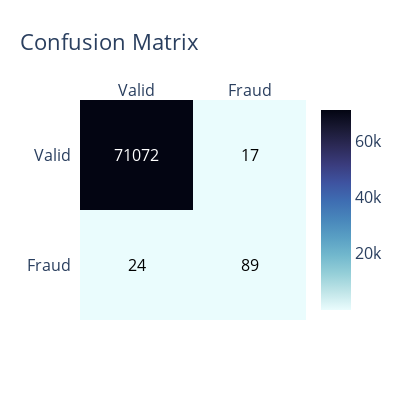

The code cell stored with this chart in its notebook:
### Code cell
graphs.plot_confusion_matrix(y_test, y_pred)

### Figure 1 — Plotly figure (JSON) as saved in the notebook; plotly's stock layout.template omitted (floating-point values rounded to 4 significant figures)
{"data": [{"colorscale": [[0, "rgb(3, 5, 18)"], [0.09091, "rgb(25, 25, 51)"], [0.1818, "rgb(44, 42, 87)"], [0.2727, "rgb(58, 60, 125)"], [0.3636, "rgb(62, 83, 160)"], [0.4545, "rgb(62, 109, 178)"], [0.5455, "rgb(72, 134, 187)"], [0.6364, "rgb(89, 159, 196)"], [0.7273, "rgb(114, 184, 205)"], [0.8182, "rgb(149, 207, 216)"], [0.9091, "rgb(192, 229, 232)"], [1, "rgb(234, 252, 253)"]], "reversescale": true, "showscale": true, "type": "heatmap", "x": ["Valid", "Fraud"], "y": ["Fraud", "Valid"], "z": [[24, 89], [71072, 17]]}], "layout": {"annotations": [{"font": {"color": "#000000"}, "showarrow": false, "text": "24", "x": "Valid", "xref": "x", "y": "Fraud", "yref": "y"}, {"font": {"color": "#000000"}, "showarrow": false, "text": "89", "x": "Fraud", "xref": "x", "y": "Fraud", "yref": "y"}, {"font": {"color": "#FFFFFF"}, "showarrow": false, "text": "71072", "x": "Valid", "xref": "x", "y": "Valid", "yref": "y"}, {"font": {"color": "#000000"}, "showarrow": false, "text": "17", "x": "Fraud", "xref": "x", "y": "Valid", "yref": "y"}], "font": {"size": 16}, "height": 400, "title": {"text": "Confusion Matrix"}, "width": 400, "xaxis": {"dtick": 1, "gridcolor": "rgb(0, 0, 0)", "side": "top", "ticks": ""}, "yaxis": {"dtick": 1, "ticks": "", "ticksuffix": "  "}}}
